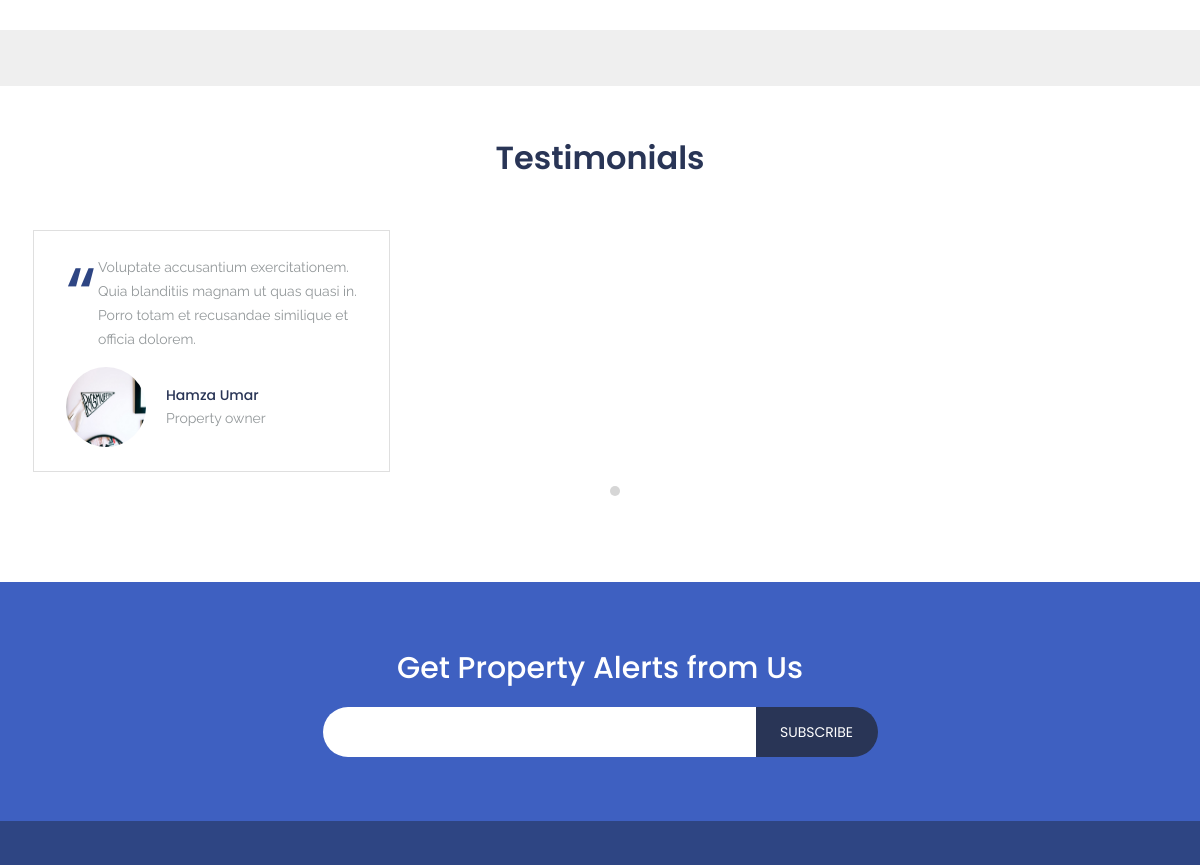
/ (middle part), run on an earlier commit of the app's database.
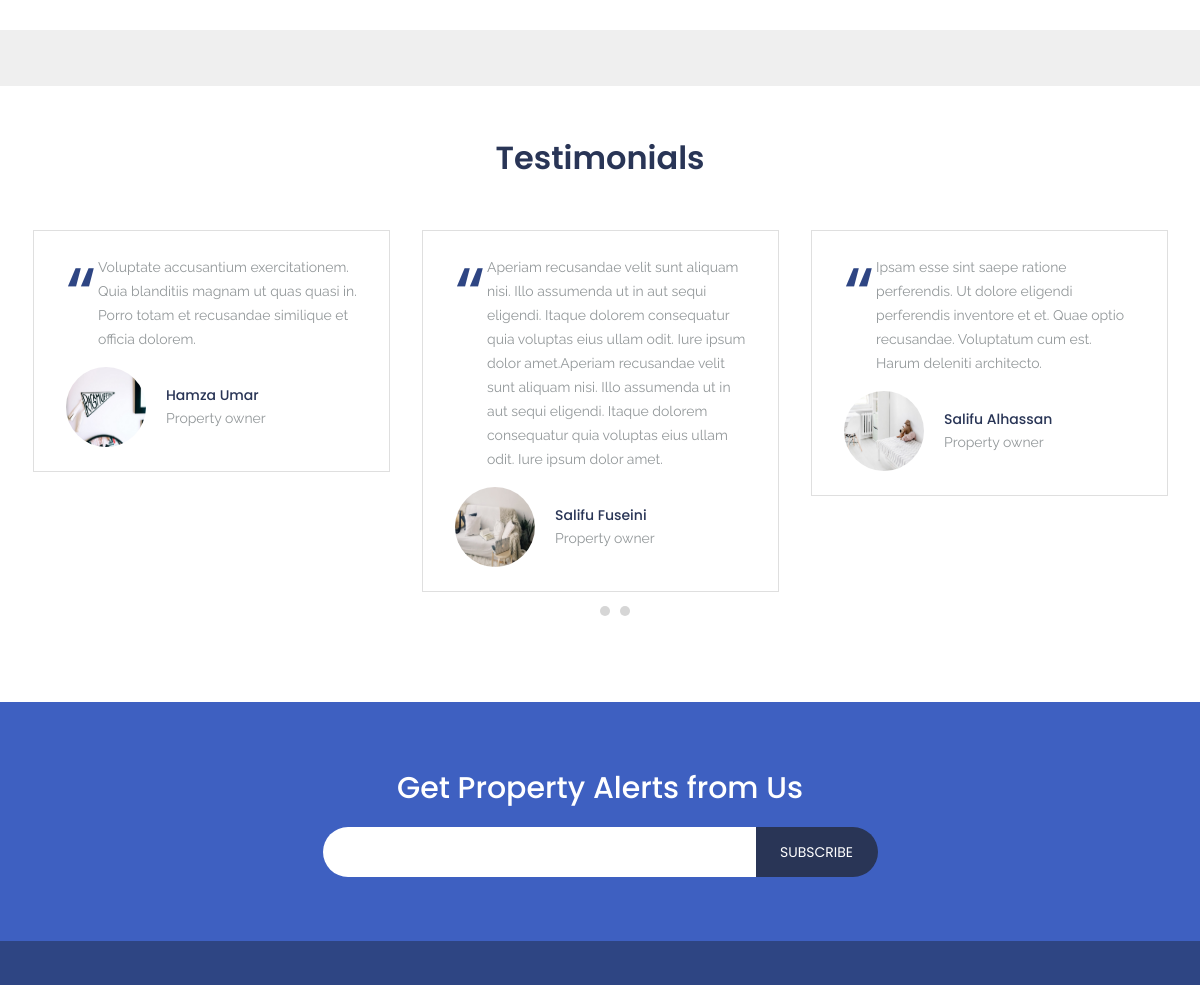
And on a later commit of the database.
### property/models.py (models this page shows, shortened)
class Testimony(models.Model):
    name = models.CharField(max_length=200, null=True)
    message = models.TextField()
    image = models.ImageField(null=True, blank=True)
    created_at = models.DateTimeField(auto_now_add=True)
    @property
    def imageURL(self):
        try:
            url = self.image.url
        except:
            url = ''
        return url

### core/views.py (the view)
# urls.py: path('', IndexPageView.as_view(), name='index'),
class IndexPageView(ListView):
    model = Property
    context_object_name = 'lists'
    template_name = 'index.html'
    def get_context_data(self, **kwargs):
        kwargs['locality'] = self.locality
        kwargs['category_list_nav'] = self.categoryNav
        kwargs['category_list'] = self.category
        kwargs['testimonys'] = self.testimony
        kwargs['filter'] = self.filter
        kwargs['subscription_form'] = self.subscriptionform
        return super().get_context_data(**kwargs)
    def get_queryset(self):
        self.locality = Locality.objects.all()
        self.categoryNav = Category.objects.filter((~Q(title="land")))
        self.category = Category.objects.all()
        self.testimony = Testimony.objects.all()
        self.subscriptionform = SubscriptionForm()
        self.filter = HomePropertFilter(self.request.GET, queryset=self.model.objects.all())
        return self.model.objects.order_by('-id')

### core/forms.py
class SubscriptionForm(forms.ModelForm):
    class Meta:
        model = Subscription
        fields = ['email', 'locality', 'category', 'purpose', 'bed', 'from_price', 'to_price']

### core/models.py (called while the page is built)
    def __str__(self):
        return self.name

    def get_locality_url(self):
        return reverse("core:locality", kwargs={
            'locality': self.name
        })

### property/models.py (called while the page is built)
    def __str__(self):
        return self.title

    def get_for_sale_category_url(self):
        return reverse("property:for-sale-cate", kwargs={
            'category': self.title
        })

    def get_for_rent_category_url(self):
        return reverse("property:for-rent-cate", kwargs={
            'category': self.title
        })

    @property
    def imageURL(self):
        try:
            url = self.image.url
        except:
            url = ''
        return url

    def get_absolute_url(self):
        return reverse("property:property", kwargs={
            'slug': self.slug
        })

### templates/index.html (shortened to what this page needs)
{% extends "base.html" %}
{% load crispy_forms_tags %}
{% load static %}
{% block content %}
{% include "includes/index/category.html" %}
{% include "includes/testimony.html" %}
{% include "includes/subscription.html" %}
{% endblock %}

### templates/includes/testimony.html
{% load static %}
{% if testimonys%}
<section class="testimonial-sec section-clients-say  ">
	<div class="container">
		<div class="row justify-content-center">
			<div class="section-heading">
				<h3 class="">Testimonials</h3>
			</div>
		</div>
		<div class="row testimonail-sect pt-5">
			<div class="testimony__carousel col-12">
				{% for testimony in testimonys %}
				<div class="testimony__comment mx-3">
					<div class="card ">
						<div class="testimony__commentCard">
							<p>{{ testimony.message }}</p>
						</div>
						<div class="d-flex align-items-center testimony__profCard">
							<div class="testimony__image">
								<img src="{{ testimony.imageURL }}" alt="image" class="img-fluid">
							</div>
							<div>
								<h3>{{ testimony.name }}</h3>
								<p>Property owner</p>
							</div>
						</div>
					</div>
				</div>
				{%endfor%}
			</div>
		</div>
	</div>
</section>
{%endif%}

What changed in the data, as far as the page shows it:
added Testimony: message "Aperiam recusandae velit sunt aliquam nisi. Illo assumenda ut in aut sequi eligendi. Itaque dolorem consequatur quia voluptas eius ullam odit. Iure ipsum dolor amet.Aperiam recusandae velit sunt aliquam nisi. Illo assumenda ut in aut sequi eligendi. Itaque dolorem consequatur quia voluptas eius ullam odit. Iure ipsum dolor amet.", imageURL (picture), name "Salifu Fuseini"
added Testimony: message "Ipsam esse sint saepe ratione perferendis. Ut dolore eligendi perferendis inventore et et. Quae optio recusandae. Voluptatum cum est. Harum deleniti architecto.", imageURL (picture), name "Salifu Alhassan"
